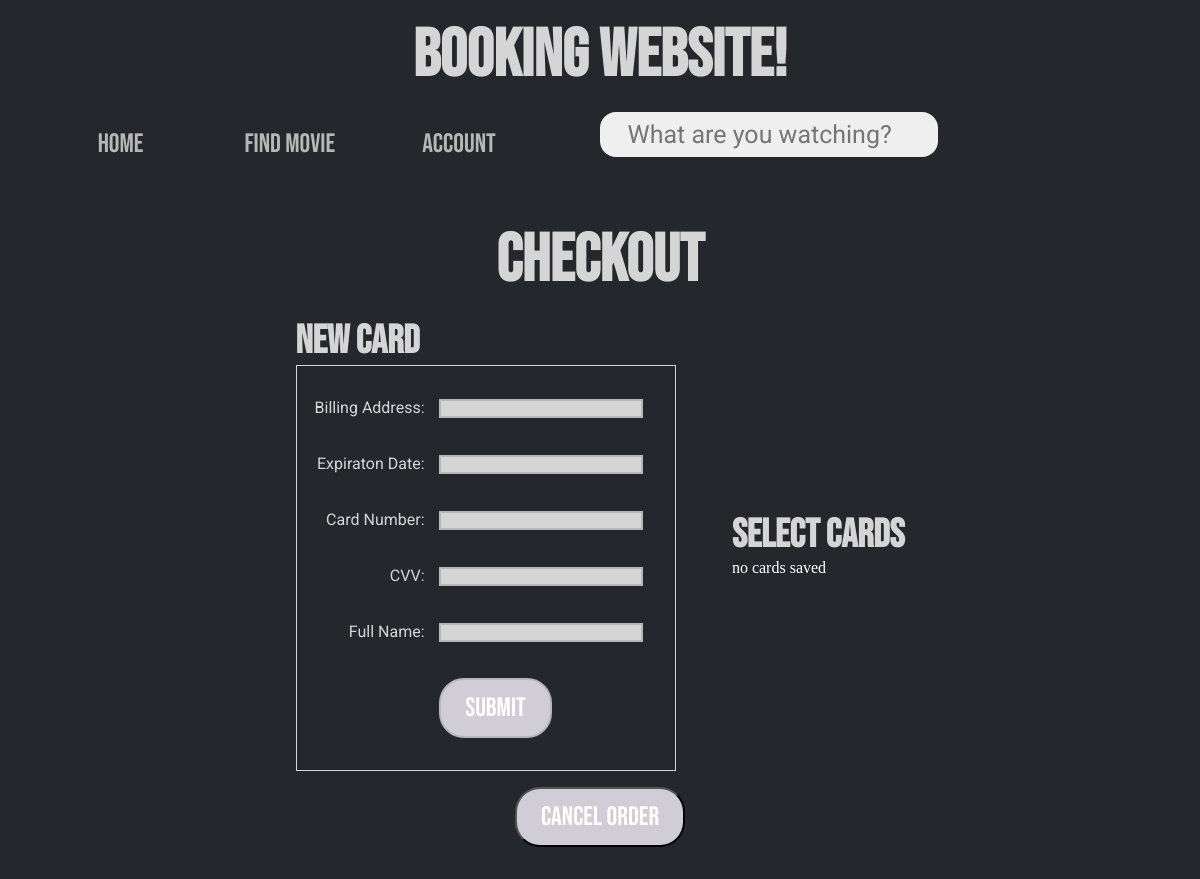
Page /HTML/checkout.php on the earlier database version.
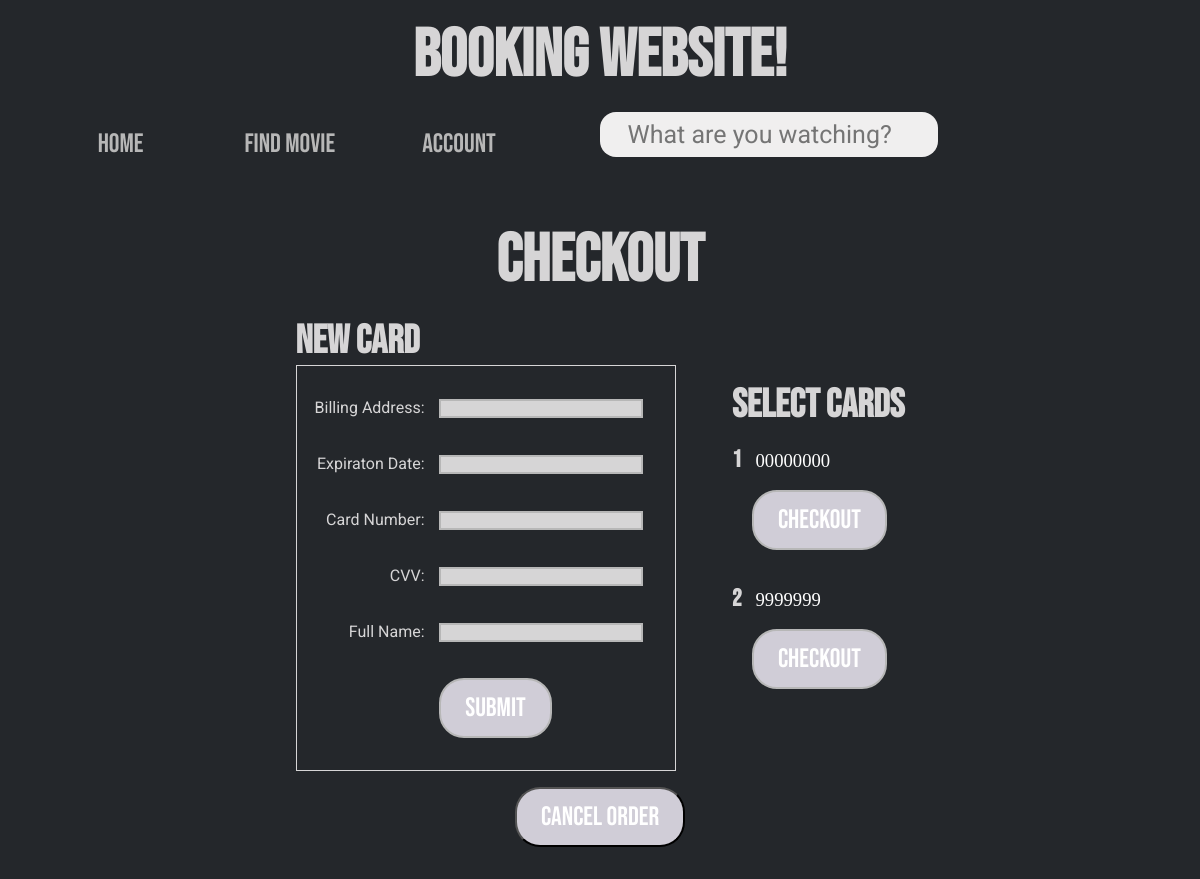
Same page on the later database version.
### tables this page shows
CREATE TABLE `payment_card` (
  `billingAddress` varchar(255) DEFAULT NULL,
  `expirationDate` varchar(255) DEFAULT NULL,
  `cardNumber` varbinary(255) NOT NULL,
  `cvv` varbinary(50) NOT NULL,
  `fullName` varchar(255) NOT NULL,
  `cardId` int(11) NOT NULL,
  `userId` varchar(255) DEFAULT NULL
);

### PHP/getCardInfo.php (called while the page is built, shortened)
<?php
    require("../Modal/database.php");
    $querycard = "SELECT billingAddress, expirationDate,
    CAST(AES_DECRYPT(cardNumber, 'cebs1234') AS CHAR(200)) AS cardNumber,
    CAST(AES_DECRYPT(cvv, 'cebs1234') AS CHAR(50)) AS cvv,
    fullName, cardId, userId FROM payment_card WHERE userId = (SELECT userId FROM user WHERE active=1)";
    $cstates = $db->prepare($querycard);
    $cstates->execute();
    $paymentCards = $cstates->fetchAll();
    $cardCount = $cstates->rowCount();
?>

### HTML/checkout.php (the view, shortened to what this page needs)
<?php
    require("../PHP/getCardInfo.php");
?>
<!DOCTYPE html>
<html lang="en">
<head>
    <link rel="stylesheet" href="../CSS/checkout.css">
    <link rel="stylesheet" href="../CSS/nav-bar.css">
</head>
<body onload="stylePage();">
    <header>
        <h1 class = "title">Booking Website!</h1>
    </header>
    <main>
    <div id="nav-menu">
        <ul class="one">
            <li><a href="../HTML/home.php"> Home </a></li>
            <li><a href="../HTML/select-movie.php"> Find Movie </a></li>
            <li><a href="../HTML/account.php"> Account </a></li>
        </ul>
        <form id="search-form" action="search.php" method="GET">
            <input type="search" id="search-bar" name="searchTerm" placeholder="What are you watching?">
        </form>
    </div>
    <h1>Checkout</h1>
    <div class="main-container">
    <div class="checkout" style="padding-right: 5%;">
    <h2>New card</h2>
    <form action='../PHP/cardInformation.php' method='POST' onsubmit="return addCard();">
            <fieldset>
            <label>Billing Address:</label>
            <input id = "cardBill" type="text" name='cBillingAddress'><br><br><br>
            <label>Expiraton Date:</label>
            <input id = "cardExDate" type="text" name='cExpDate'><br><br><br>
            <label>Card Number:</label>
            <input id = "cardNumb" type="text" name='cCardNum'><br><br><br>
            <label>CVV:</label>
            <input id = "cardVV" type="text" name='cCVV'><br><br><br>
            <label>Full Name:</label>
            <input id = "cardFlName" type="text" name='cFullName'><br><br><br>
            <?php
                if ($cardCount < 3) {
                    echo "<input type='submit' class='submitBtn' name='addCard' >";
                } else {
                    echo "<input type='submit' class='submitBtn' name='addCard' disabled>";
                }
            ?>
            </fieldset>
        </form>
    </div>
        <div id="formDiv">
            <h2 class="selectCard">Select cards</h2>
        <form action='../PHP/addBooking.php' method='POST'>
            <?php
                if ($cardCount > 0) {
                    $counter = 1;
                    foreach($paymentCards as $card) {
                        echo "
                        <h4 style='display:inline-block; text-align: left; '>". $counter ."</h4>
                        <p style='color:white; display:inline-block; padding-left:10px; padding-right:10px; font-size: 14pt;'>".  $card['cardNumber']. "</p>"
                        ."<input type='hidden' name='cardId".$counter."' value=". $card['cardId'] .">
                        <input class='purchaseButton' type='submit' name='submit".$counter."' value='checkout'><br>";
                        $counter++;
                    }
                } else {
                    echo "<p style='color:white;'> no cards saved </p>";
                }
            ?>
        </form>
        </div>
    </div>
    <footer>
    <div id="btn">
        <a href="../HTML/home.php"><button type="button" class="cancelButton">Cancel Order</button></a>
    </div>
    </footer>
</main>
</body>
</html>

Differences in the rows shown:
added payment_card: cardNumber "00000000"
added payment_card: cardNumber "9999999"
Other differences:
text no longer shown: "no cards saved"
